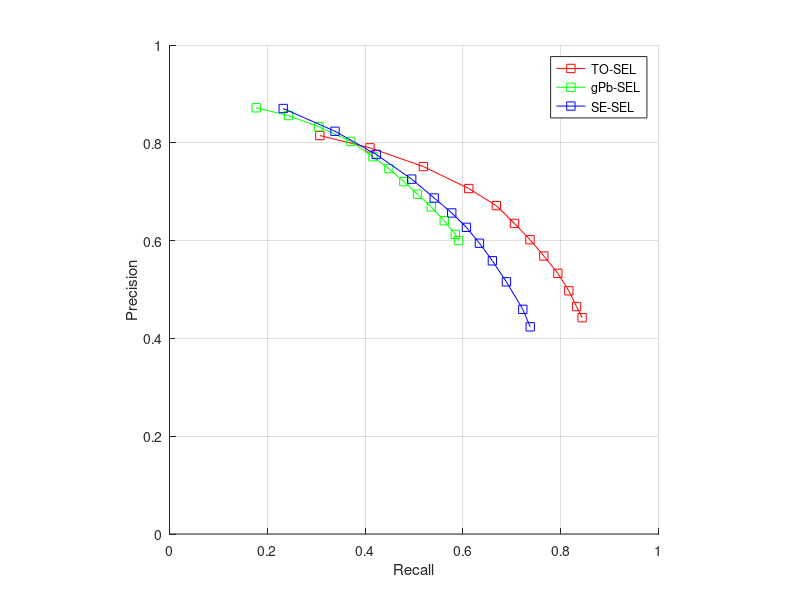

The MATLAB source for this figure:
clear all; %close all;


figure; hold on;

load('TO_SEL_CFGD_loose_eval_PR_mat.mat');
Recall = PR_mat(1,:);
Precision = PR_mat(2,:);
plot(Recall, Precision, 'rs-');

load('gPb_SEL_CFGD_loose_eval_PR_mat.mat');
Recall = PR_mat(1,:);
Precision = PR_mat(2,:);
plot(Recall, Precision, 'gs-');

load('SE_SEL_CFGD_loose_eval_PR_mat.mat');
Recall = PR_mat(1,:);
Precision = PR_mat(2,:);
plot(Recall, Precision, 'bs-');

hold off;

xlabel('Recall');
ylabel('Precision');
axis square;
grid on;
axis([0 1 0 1]);

legend('TO-SEL', 'gPb-SEL', 'SE-SEL');